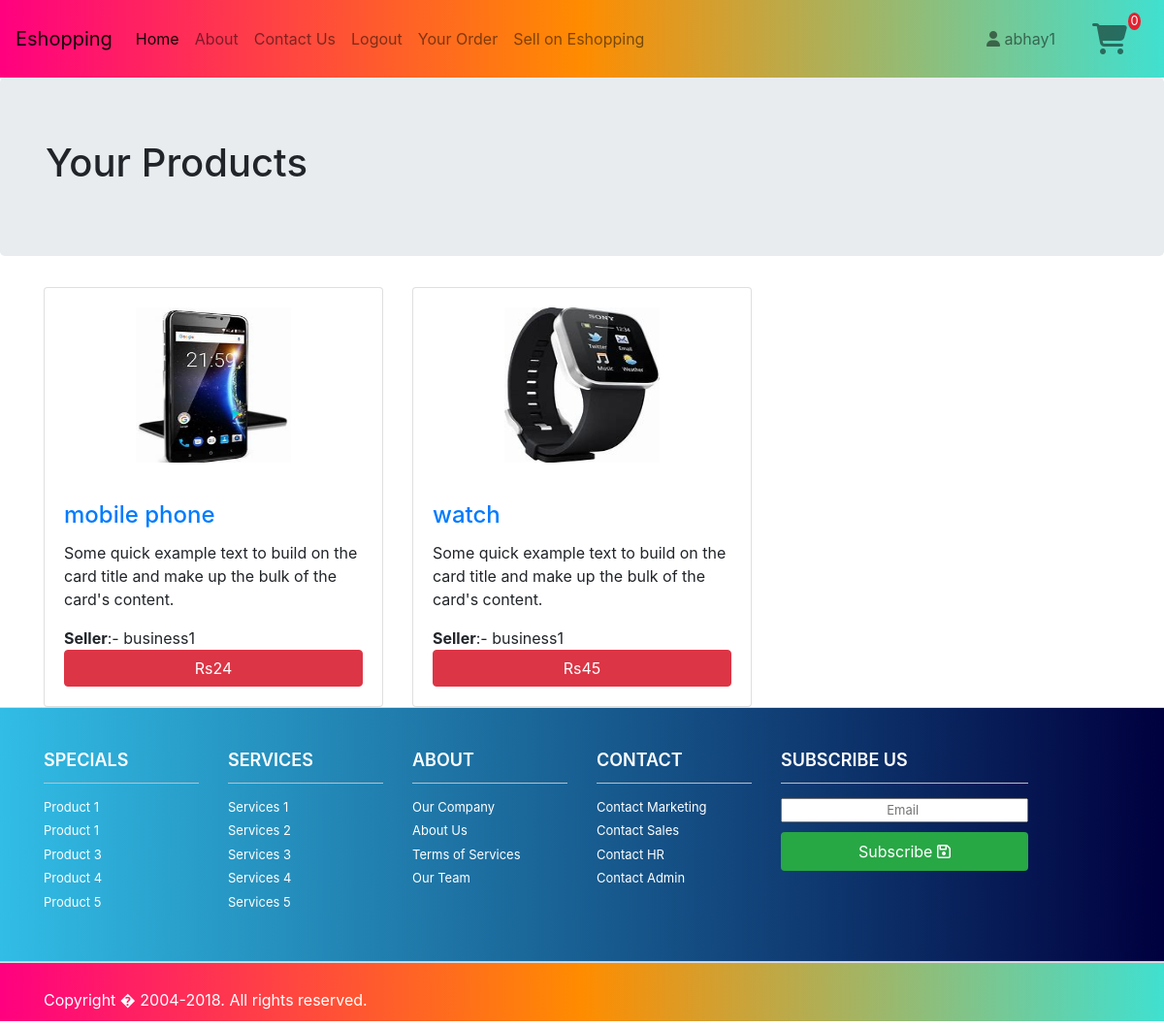
The app's page /a1/your_products (signed in) with its own data.
### a1/models.py (models this page shows, shortened)
class Product(models.Model):
    user=models.ForeignKey(UserProfile,on_delete=models.CASCADE,related_name='sellers')
    category=models.ForeignKey(Category,on_delete=models.CASCADE,related_name='products')
    name=models.CharField(max_length=255)
    price=models.PositiveIntegerField()
    description=models.TextField()
    image=models.ImageField(upload_to='product_images',blank=True)

class UserProfile(User):
    phone_number=PhoneNumberField()
    bank_detail=models.BooleanField(default=False)
    business_detail=models.BooleanField(default=False)
    role=MultiSelectField(choices=MY_CHOICES,default='customer')

class BusinessDetail(models.Model):
    user=models.OneToOneField(UserProfile,on_delete=models.CASCADE,related_name="business")
    name=models.CharField(max_length=20)
    address=models.CharField(max_length=255)
    city=models.CharField(max_length=20)
    state=models.CharField(max_length=20)
    zip_code=models.CharField(max_length=20)

### a1/views.py (the view)
# urls.py: path('your_products',views.SellerProducts.as_view(),name='your_products'),
class SellerProducts(LoginRequiredMixin,ListView):
    model=Product
    template_name="a1/your_products.html"
    def get_queryset(self):
        queryset=super().get_queryset()
        user_profile=UserProfile.objects.get(username=self.request.user.username)
        return queryset.filter(user_id=user_profile.user_ptr_id)

### a1/context_processors.py (called while the page is built)
def func1(request):
    try:
        user_profile=UserProfile.objects.get(username=request.user.username)
        cart7=CartVariable.objects.get_or_create(user_id=user_profile.user_ptr_id)[0]
        return {'qty':cart7.total_qty}
    except:
        return {'qty':0}

### templates/a1/your_products.html
{% extends "a1/base.html" %}
{% block content %}
<div class="jumbotron">
    <div class="container">
        <h1>Your Products</h1>
    </div>
</div>
<div class="container">
    <div class="row">
        <div class="col">
            <div class="row">
                {%for product in product_list %}
                <div class="col-12 col-md-6 col-lg-4">
                    <div class="card" >
                        <center><img class="card-img-top" src="{{product.image.url}}" alt="Card image cap" height="200" style="padding: 20px; width: 200px;" ></center>
                        <div class="card-body">
                            <h4 class="card-title"><a href="{% url 'a1:prod_detail' pk=product.pk %}" title="View Product">{{product.name}}</a></h4>
                            <p class="card-text">Some quick example text to build on the card title and make up the bulk of the card's content.</p>
                            <b>Seller</b>:- {{product.user.business.name}}
                            <div class="row">
                                <div class="col">
                                    <a href="{% url 'a1:prod_detail' pk=product.pk %}" class="btn btn-danger btn-block">Rs{{product.price}}</a>
                                </div>
                            </div>
                        </div>
                    </div>
                </div>
                {%endfor%}
            </div>
        </div>
    </div>
</div>
{% endblock %}

### templates/a1/base.html (shortened to what this page needs)
<!DOCTYPE html>
<html lang="en">
<head>
    <link rel="stylesheet" href="https://stackpath.bootstrapcdn.com/bootstrap/4.4.1/css/bootstrap.min.css">
    {% load static %}
<link rel='stylesheet' href="{% static 'css/footer_css.css' %}">
    <link rel="stylesheet" href="https://maxcdn.bootstrapcdn.com/bootstrap/4.0.0-beta.3/css/bootstrap.min.css">
<link rel="stylesheet" href="https://cdnjs.cloudflare.com/ajax/libs/font-awesome/4.7.0/css/font-awesome.min.css">
</head>
<body>
       <nav class="navbar navbar-expand-lg navbar-light bg-light sticky-top" style="background: linear-gradient(to right, #FF0080, #FF8C00, #40E0D0);">
        <a class="navbar-brand" href="{% url 'home' %}">Eshopping</a>
        <div class="collapse navbar-collapse" id="navbarSupportedContent">
          <ul class="navbar-nav mr-auto">
            <li class="nav-item active">
              <a class="nav-link" href="{% url 'home' %}">Home <span class="sr-only">(current)</span></a>
            </li>
            <li class="nav-item">
              <a class="nav-link" href="#">About</a>
            </li>
            <li class="nav-item">
              <a class="nav-link" href="#">Contact Us</a>
            </li>
            {% if user.is_authenticated %}
              <li class="nav-item">
                <a class="nav-link" href="{% url 'logout' %}">Logout</a>
              </li>
              {%else%}
              <li class="nav-item">
                <a class="nav-link" href="{% url 'login' %}">Login</a>
              </li>
              {%endif%}
              <li class="nav-item">
                <a class="nav-link" href="{% url 'a1:yourorder' %}">Your Order</a>
              </li>
              <li class="nav-item">
                <a class="nav-link" href="{% url 'a1:sellerindex' %}">Sell on Eshopping</a>
              </li>
          </ul>
          {% if user.is_authenticated %}
            <a style='color:rgba(0, 0, 0,0.5);' class="nav-link" href="{% url 'a1:profile' pk=user.pk %}" >
              <i class="fas fa-user" aria-hidden="true"></i>
            {{user}}</a>
            {%endif%}
            <a style='color:rgba(0, 0, 0,0.5);' href="{% url 'a1:displaycart' %}">
              <div id="ex4">
              <span id="cart-qty" class="p1 fa-stack fa-2x has-badge" data-count="{{qty}}">
                <i class="p3 fa fa-shopping-cart fa-stack-1x xfa-inverse" data-count="{{qty}}" ></i>
              </span>
            </div>
            </a>
          </div>
      </nav>
    {% block content %}
    {% endblock %}
   <wrapper class="d-flex flex-column">
   <footer >
    <div class="footer" id="footer" >
        <div class="container">
            <div class="row">
                <div class="col-lg-2  col-md-2 col-sm-4 col-xs-6">
                    <h3> Specials</h3>
                    <ul>
                        <li> <a href="#"> Product 1</a> </li>
                        <li> <a href="#"> Product 1 </a> </li>
                        <li> <a href="#"> Product 3 </a> </li>
                        <li> <a href="#"> Product 4 </a> </li>
                        <li> <a href="#"> Product 5 </a> </li>
                    </ul>
                </div>
                <div class="col-lg-2  col-md-2 col-sm-4 col-xs-6">
                    <h3> Services </h3>
                    <ul>
                        <li> <a href="#"> Services 1 </a> </li>
                        <li> <a href="#"> Services 2 </a> </li>
                        <li> <a href="#"> Services 3 </a> </li>
                        <li> <a href="#"> Services 4 </a> </li>
                        <li> <a href="#"> Services 5 </a> </li>
                    </ul>
                </div>
                <div class="col-lg-2  col-md-2 col-sm-4 col-xs-6">
                    <h3> About </h3>
                    <ul>
                        <li> <a href="#"> Our Company </a> </li>
                        <li> <a href="#"> About Us </a> </li>
                        <li> <a href="#"> Terms of Services </a> </li>
                        <li> <a href="#"> Our Team </a> </li>
                    </ul>
                </div>
                <div class="col-lg-2  col-md-2 col-sm-4 col-xs-6">
                    <h3> Contact </h3>
                    <ul>
                        <li> <a href="#"> Contact Marketing </a> </li>
                        <li> <a href="#"> Contact Sales </a> </li>
                        <li> <a href="#"> Contact HR </a> </li>
                        <li> <a href="#"> Contact Admin </a> </li>
                    </ul>
                </div>
                <div class="col-lg-3  col-md-3 col-sm-6 col-xs-12 ">
                    <h3> Subscribe Us </h3>
                    <ul>
                        <li>
                            <div class="input-append subscribe-btn text-center">
                                <input type="text" class="full text-center" placeholder="Email ">
                                <button class="btn  btn-success" type="button"> Subscribe <i class="fa fa-save"> </i> </button>
                            </div>
                        </li>
                    </ul>
                </div>
            </div>
        </div>
    </div>
    <div class="footer-bottom">
        <div class="container">
            <p class="pull-left"> Copyright � 2004-2018. All rights reserved. </p>
        </div>
    </div>
</footer>
</wrapper>
</body>
</html>

### static/css/footer_css.css (style rules this page uses)
.full { width: 100%; }
.footer { height: auto; padding-bottom: 30px; position: relative; width: 100%; color:#fff; border-bottom: 1px solid #CCCCCC; border-top: 1px solid #DDDDDD; background: #00003E; background: -webkit-linear-gradient(to right, #31BDE6, #00003E); background: linear-gradient(to right, #31BDE6, #00003E); }
.footer h3 { border-bottom: 1px solid #BAC1C8; color:#fff; font-size: 18px; font-weight: 600; line-height: 27px; padding: 40px 0 10px; text-transform: uppercase; }
.footer ul { font-size: 13px; list-style-type: none; margin-left: 0; padding-left: 0; margin-top: 15px; color: #7F8C8D; }
.footer ul li a { padding: 0 0 5px 0; display: block; }
.footer a { color: #78828D; color:#fff; }
.subscribe-btn .btn { border: medium none; border-radius: 4px; display: inline-block; height: 40px; padding: 0; width: 100%; color: #fff; margin-top:10px; }
.subscribe-btn { overflow: hidden; }
.footer-bottom { background: #40E0D0; background: -webkit-linear-gradient(to right, #FF0080, #FF8C00, #40E0D0); background: linear-gradient(to right, #FF0080, #FF8C00, #40E0D0); border-top: 1px solid #DDDDDD; padding-top: 20px; padding-bottom: 40px; color:#fff; }
.footer-bottom p.pull-left { padding-top: 6px; }

### templates/a1/base.html (style rules this page uses)
#ex4 .p1[data-count]:after { position:absolute; right:10%; top:8%; content: attr(data-count); font-size:40%; padding:.2em; border-radius:50%; line-height:1em; color: white; background:rgba(255, 0, 21, 0.85); text-align:center; min-width: 1em; }

### records on screen
Product: image (picture), name "mobile phone", user.business.name "business1", price "24"
Product: image (picture), name "watch", user.business.name "business1", price "45"

### other values on screen
{{ user }} "abhay1"
